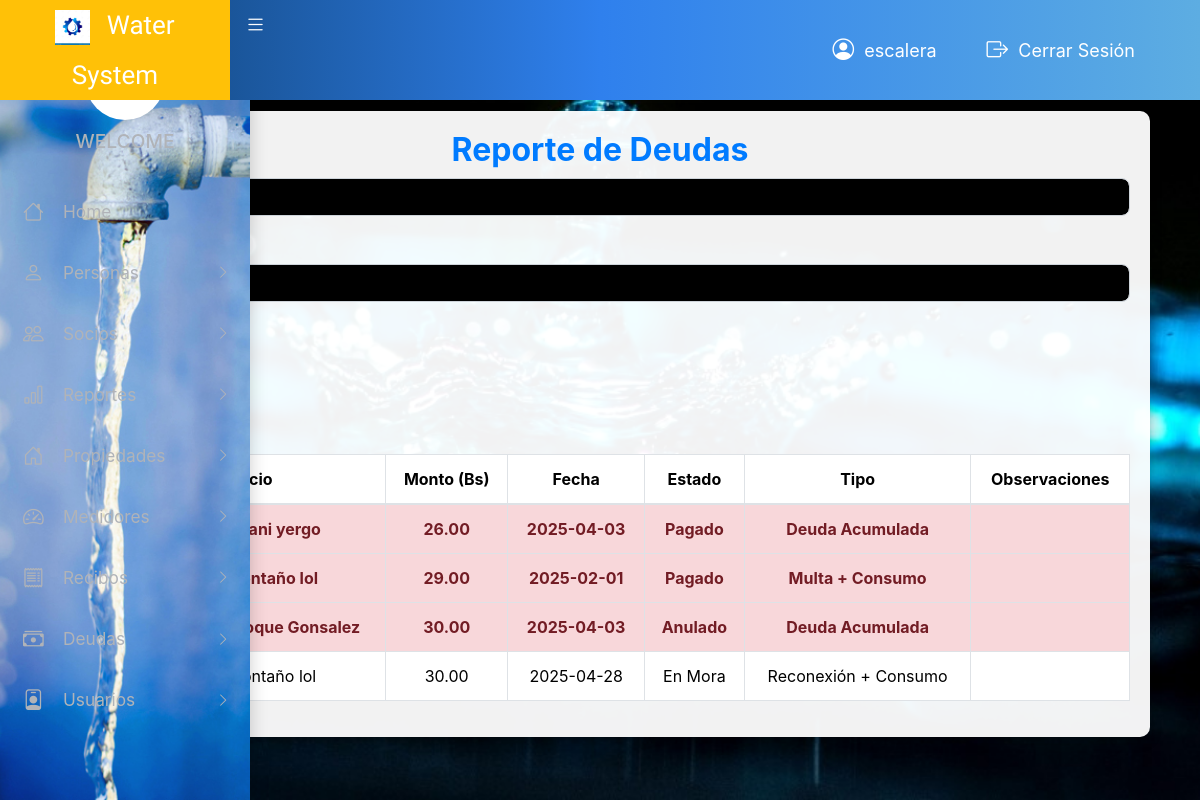
The app's page /vista/reporteDeudas.php (signed in) with its own data.
### tables this page shows
CREATE TABLE `deudas` (
  `id_deuda` int(11) NOT NULL,
  `id_socio` int(11) NOT NULL,
  `monto` decimal(10,2) NOT NULL,
  `fecha_deuda` date NOT NULL,
  `estado` varchar(50) NOT NULL,
  `tipo_deuda` varchar(100) NOT NULL,
  `observaciones` text DEFAULT NULL
);

### modelo/modelo_Reportes.php (called while the page is built, shortened)
<?php
require_once 'conexion/conexionBase.php';
class ModeloReportes {
    private $con;
    public function __construct() {
        $this->con = new ConexionBase();
    }
    public function obtenerReporteSocios($estado = null) {
        $this->con->CreateConnection();
        $conn = $this->con->getConnection();
        $sql = "SELECT
                    p.id_persona,
                    CONCAT(p.nombre, ' ', p.primer_apellido, ' ', p.segundo_apellido) AS nombre_completo,
                    s.estado,
                    o.nombre AS nombre_otb
                FROM persona p
                INNER JOIN socios s ON p.id_persona = s.id_persona
                INNER JOIN otb o ON s.id_otb = o.id_otb";
        $stmt = $conn->prepare($sql);
        $stmt->execute();
        $result = $stmt->get_result();
        $socios = [];
        while ($row = $result->fetch_assoc()) {
            $socios[] = [
                'nombre_completo' => $row['nombre_completo'],
                'estado' => $row['estado'],
                'nombre_otb' => $row['nombre_otb']
            ];
        }
        $this->con->CloseConnection();
        return $socios;
    }
    public function obtenerReporteDeudas($estado = null) {
        $this->con->CreateConnection();
        $conn = $this->con->getConnection();
        $sql = "SELECT d.id_deuda,
                       CONCAT(p.nombre, ' ', p.primer_apellido, ' ', p.segundo_apellido) AS nombre_completo,
                       d.monto,
                       d.fecha_deuda,
                       d.estado,
                       d.tipo_deuda,
                       d.observaciones
                FROM deudas d
                INNER JOIN socios s ON d.id_socio = s.id_persona
                INNER JOIN persona p ON s.id_persona = p.id_persona";
        $stmt = $conn->prepare($sql);
        $stmt->execute();
        $result = $stmt->get_result();
        $deudas = [];
        while ($row = $result->fetch_assoc()) {
            $deudas[] = $row;
        }
        $this->con->CloseConnection();
        return $deudas;
    }
    public function obtenerReporteRecibos() {
        $this->con->CreateConnection();
        $conn = $this->con->getConnection();
        $sql = "SELECT
                    r.id_recibo,
                    r.numero_serie,
                    r.lectura_anterior,
                    r.lectura_actual,
                    r.consumo_m3,
                    r.importe_bs,
                    r.fecha_lectura,
                    r.observaciones,
                    CONCAT(p.nombre, ' ', p.primer_apellido, ' ', p.segundo_apellido) AS nombre,
                    pr.numero AS numero_casa
                FROM recibos r
                INNER JOIN propiedades pr ON r.id_propiedad = pr.id_propiedades
                INNER JOIN socios s ON pr.id_socio = s.id_persona
                INNER JOIN persona p ON s.id_persona = p.id_persona";
        $result = $conn->query($sql);
        $recibos = [];
        while ($row = $result->fetch_assoc()) {
            $recibos[] = $row;
        }
        $this->con->CloseConnection();
        return $recibos;
    }
}
?>

### controlador/controlador_Reporte.php (called while the page is built, shortened)
<?php
require_once '../modelo/modelo_Reportes.php';
class ControladorReportes {
    private $modeloReportes;
    public function __construct() {
        $this->modeloReportes = new ModeloReportes();
    }
    public function obtenerReportes() {
        return [
            'socios' => $this->modeloReportes->obtenerReporteSocios(),
            'deudas' => $this->modeloReportes->obtenerReporteDeudas(),
            'recibos' => $this->modeloReportes->obtenerReporteRecibos()
        ];
    }
}

### modelo/conexion/conexionBase.php (called while the page is built, shortened)
<?php
class ConexionBase {
    private $host;
    private $user;
    private $password;
    private $database;
    public function __construct() {
        $this->host = HOST;
        $this->user = USER;
        $this->password = PASSWORD;
        $this->database = DATABASE;
    }
    public function CreateConnection() {
        $this->conn = new mysqli($this->host, $this->user, $this->password, $this->database);
        return true;
    }
}
?>

### vista/reporteDeudas.php (the view, shortened to what this page needs)
<?php
include_once 'cabecera.php';
include_once 'menu.php';
require_once '../controlador/controlador_Reporte.php';
$controladorReportes = new ControladorReportes();
$reportes = $controladorReportes->obtenerReportes();
$reporteDeudas = isset($reportes['deudas']) && is_array($reportes['deudas']) ? $reportes['deudas'] : [];
$busqueda = $_POST['busqueda'] ?? '';
$estadoFiltro = $_POST['estado'] ?? 'todos';
$reporteDeudas = array_filter($reporteDeudas, function($deuda) use ($busqueda, $estadoFiltro) {
    $coincide = stripos($deuda['id_deuda'], $busqueda) !== false ||
                stripos($deuda['nombre_completo'], $busqueda) !== false ||
                stripos($deuda['monto'], $busqueda) !== false ||
                stripos($deuda['fecha_deuda'], $busqueda) !== false ||
                stripos($deuda['estado'], $busqueda) !== false ||
                stripos($deuda['tipo_deuda'], $busqueda) !== false ||
                stripos($deuda['observaciones'], $busqueda) !== false;
    $estadoCoincide = $estadoFiltro === 'todos' || $deuda['estado'] === $estadoFiltro;
    return $coincide && $estadoCoincide;
});
?>
<!DOCTYPE html>
<html lang="es">
<head>
    <link rel="stylesheet" href="https://stackpath.bootstrapcdn.com/bootstrap/4.5.2/css/bootstrap.min.css">
</head>
<body>
<div class="container mt-5">
    <h2>Reporte de Deudas</h2>
    <form method="POST" class="mb-4">
        <div class="form-group">
            <input type="text" name="busqueda" class="form-control" placeholder="Buscar..." value="<?php echo htmlspecialchars($busqueda); ?>">
        </div>
        <div class="form-group">
            <label for="estado">Estado</label>
            <select class="form-control" id="estado" name="estado">
                <?php
                $estados = ["todos", "Pagado", "Anulado"];
                foreach ($estados as $estado) {
                    $selected = $estadoFiltro === $estado ? 'selected' : '';
                    echo "<option value=\"$estado\" $selected>$estado</option>";
                }
                ?>
            </select>
        </div>
        <div class="d-flex justify-content-between">
            <button type="submit" class="btn btn-primary">Buscar</button>
        </div>
    </form>
    <form method="POST" action="generarReportePDF.php" target="_blank">
        <button type="submit" class="btn btn-exportar mb-3">Exportar PDF</button>
    </form>
    <table class="table table-bordered">
        <thead>
            <tr>
                <th>ID</th>
                <th>Socio</th>
                <th>Monto (Bs)</th>
                <th>Fecha</th>
                <th>Estado</th>
                <th>Tipo</th>
                <th>Observaciones</th>
            </tr>
        </thead>
        <tbody>
            <?php if (count($reporteDeudas) > 0): ?>
                <?php foreach ($reporteDeudas as $deuda): ?>
                    <?php
                        $clase = in_array(strtolower($deuda['estado']), ['pagado', 'anulado']) ? 'fila-inactiva' : '';
                    ?>
                    <tr class="<?php echo $clase; ?>">
                        <td><?php echo $deuda['id_deuda']; ?></td>
                        <td><?php echo $deuda['nombre_completo']; ?></td>
                        <td><?php echo number_format($deuda['monto'], 2, '.', ','); ?></td>
                        <td><?php echo $deuda['fecha_deuda']; ?></td>
                        <td><?php echo $deuda['estado']; ?></td>
                        <td><?php echo $deuda['tipo_deuda']; ?></td>
                        <td><?php echo $deuda['observaciones']; ?></td>
                    </tr>
                <?php endforeach; ?>
            <?php else: ?>
                <tr><td colspan="7" class="text-center">No se encontraron resultados.</td></tr>
            <?php endif; ?>
        </tbody>
    </table>
</div>
<?php include_once "pie.php"; ?>
</body>
</html>

### vista/reporteDeudas.php (style rules this page uses)
body { background-image: url('images/imag.jpg'); background-size: cover; background-position: center; background-attachment: fixed; color: #333; }
.container { background-color: rgba(255, 255, 255, 0.95); border-radius: 10px; padding: 20px; margin-top: 30px; box-shadow: 0 4px 12px rgba(0,0,0,0.3); max-width: 1100px; }
h2 { color: #007bff; text-align: center; font-weight: bold; }
.form-control { background-color: #000; color: #fff; border-radius: 8px; }
.btn-primary { background-color: #007bff; border-color: #007bff; font-weight: bold; }
.btn-exportar { background-color: #28a745; color: white; }
table { width: 100%; margin-top: 20px; border-collapse: collapse; }
th { background-color: #007bff; color: white; text-align: center; }
td { text-align: center; }
.fila-inactiva td { background-color: #f8d7da; color: #721c24; font-weight: bold; }

### records on screen
deudas: nombre_completo "franz calani yergo", monto "26.00", fecha_deuda "2025-04-03", estado "Pagado", tipo_deuda "Deuda Acumulada"
deudas: nombre_completo "pepe montaño lol", monto "29.00", fecha_deuda "2025-02-01", estado "Pagado", tipo_deuda "Multa + Consumo"
deudas: nombre_completo "Marianela Choque Gonsalez", monto "30.00", fecha_deuda "2025-04-03", estado "Anulado", tipo_deuda "Deuda Acumulada"
deudas: nombre_completo "pepe montaño lol", monto "30.00", fecha_deuda "2025-04-28", estado "En Mora", tipo_deuda "Reconexión + Consumo"

### other values on screen
$_SESSION['usuario'] "escalera"
form field estado "todos"
